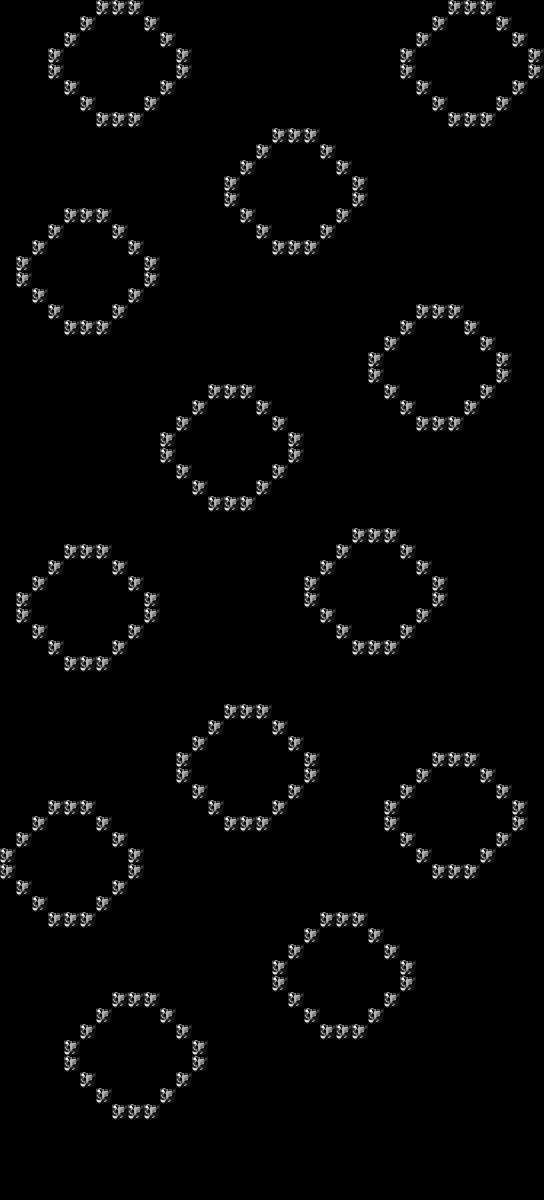

This game map was drawn from its Tiled (.tmx) file and the tilesets committed beside it. A one-line description and the trimmed map source follow:
An orthogonal 34x75 tile map with 16x16 px tiles, 1 tile layer (solids).

<map version="1.0" orientation="orthogonal" width="34" height="75" tilewidth="16" tileheight="16">
 <tileset firstgid="1" name="wallnew" tilewidth="16" tileheight="16">
  <image source="../wallnew.png" trans="000000" width="32" height="16" />
 </tileset>
 <layer name="solids" width="34" height="75">
  <data>[2550 cells, 234 non-empty, 1 distinct tile ids]</data>
 </layer>
</map>
